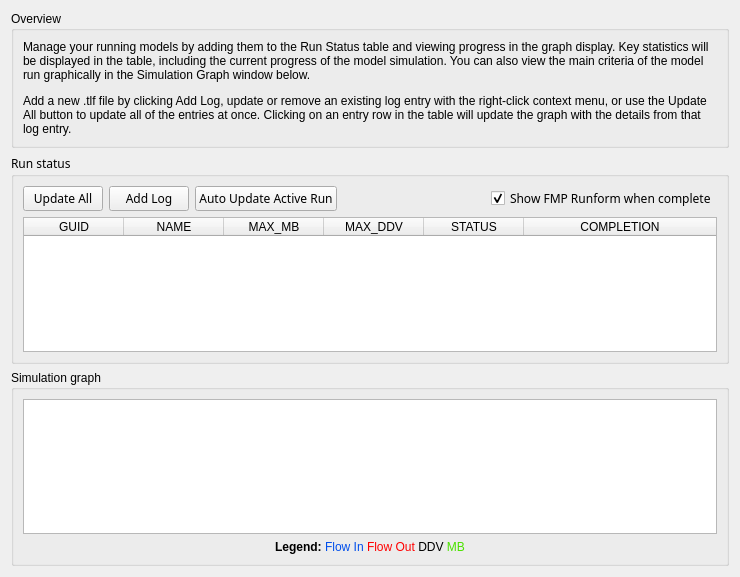
<?xml version="1.0" encoding="UTF-8"?>
<ui version="4.0">
 <class>RunSummaryWidget</class>
 <widget class="QWidget" name="RunSummaryWidget">
  <property name="geometry">
   <rect>
    <x>0</x>
    <y>0</y>
    <width>740</width>
    <height>577</height>
   </rect>
  </property>
  <property name="windowTitle">
   <string>Form</string>
  </property>
  <layout class="QVBoxLayout" name="verticalLayout_2">
   <item>
    <widget class="QGroupBox" name="overviewGroup">
     <property name="font">
      <font>
       <family>Arial</family>
       <pointsize>9</pointsize>
      </font>
     </property>
     <property name="title">
      <string>Overview</string>
     </property>
     <layout class="QVBoxLayout" name="verticalLayout_4">
      <item>
       <widget class="QLabel" name="overviewLabel">
        <property name="text">
         <string>&lt;html&gt;&lt;head/&gt;&lt;body&gt;&lt;p&gt;Manage your running models by adding them to the Run Status table and viewing progress in the graph display. Key statistics will be displayed in the table, including the current progress of the model simulation. You can also view the main criteria of the model run graphically in the Simulation Graph window below.&lt;/p&gt;&lt;p&gt;Add a new .tlf file by clicking Add Log, update or remove an existing log entry with the right-click context menu, or use the Update All button to update all of the entries at once. Clicking on an entry row in the table will update the graph with the details from that log entry.&lt;/p&gt;&lt;/body&gt;&lt;/html&gt;</string>
        </property>
        <property name="wordWrap">
         <bool>true</bool>
        </property>
       </widget>
      </item>
     </layout>
    </widget>
   </item>
   <item>
    <widget class="QGroupBox" name="runStatusGroup">
     <property name="font">
      <font>
       <family>Arial 12</family>
       <pointsize>9</pointsize>
       <weight>50</weight>
       <italic>false</italic>
       <bold>false</bold>
      </font>
     </property>
     <property name="title">
      <string>Run status</string>
     </property>
     <layout class="QVBoxLayout" name="verticalLayout_3">
      <item>
       <layout class="QHBoxLayout" name="horizontalLayout">
        <item>
         <widget class="QPushButton" name="updateAllStatusButton">
          <property name="sizePolicy">
           <sizepolicy hsizetype="Preferred" vsizetype="Preferred">
            <horstretch>0</horstretch>
            <verstretch>0</verstretch>
           </sizepolicy>
          </property>
          <property name="text">
           <string>Update All</string>
          </property>
         </widget>
        </item>
        <item>
         <widget class="QPushButton" name="tlfAddButton">
          <property name="sizePolicy">
           <sizepolicy hsizetype="Preferred" vsizetype="Preferred">
            <horstretch>0</horstretch>
            <verstretch>0</verstretch>
           </sizepolicy>
          </property>
          <property name="text">
           <string>Add Log</string>
          </property>
         </widget>
        </item>
        <item>
         <widget class="QPushButton" name="autoUpdateButton">
          <property name="sizePolicy">
           <sizepolicy hsizetype="Preferred" vsizetype="Preferred">
            <horstretch>0</horstretch>
            <verstretch>0</verstretch>
           </sizepolicy>
          </property>
          <property name="text">
           <string>Auto Update Active Run</string>
          </property>
         </widget>
        </item>
        <item>
         <spacer name="horizontalSpacer_2">
          <property name="orientation">
           <enum>Qt::Horizontal</enum>
          </property>
          <property name="sizeHint" stdset="0">
           <size>
            <width>40</width>
            <height>20</height>
           </size>
          </property>
         </spacer>
        </item>
        <item>
         <widget class="QCheckBox" name="showFmpRunCbox">
          <property name="sizePolicy">
           <sizepolicy hsizetype="Preferred" vsizetype="Preferred">
            <horstretch>0</horstretch>
            <verstretch>0</verstretch>
           </sizepolicy>
          </property>
          <property name="text">
           <string>Show FMP Runform when complete</string>
          </property>
          <property name="checked">
           <bool>true</bool>
          </property>
         </widget>
        </item>
       </layout>
      </item>
      <item>
       <widget class="QTableWidget" name="runStatusTable">
        <property name="sizePolicy">
         <sizepolicy hsizetype="Expanding" vsizetype="Preferred">
          <horstretch>0</horstretch>
          <verstretch>0</verstretch>
         </sizepolicy>
        </property>
        <attribute name="horizontalHeaderCascadingSectionResizes">
         <bool>true</bool>
        </attribute>
        <attribute name="horizontalHeaderDefaultSectionSize">
         <number>100</number>
        </attribute>
        <attribute name="horizontalHeaderMinimumSectionSize">
         <number>50</number>
        </attribute>
        <attribute name="horizontalHeaderStretchLastSection">
         <bool>true</bool>
        </attribute>
        <attribute name="verticalHeaderDefaultSectionSize">
         <number>20</number>
        </attribute>
        <attribute name="verticalHeaderMinimumSectionSize">
         <number>20</number>
        </attribute>
        <column>
         <property name="text">
          <string>GUID</string>
         </property>
         <property name="font">
          <font>
           <family>Arial</family>
          </font>
         </property>
         <property name="textAlignment">
          <set>AlignHCenter|AlignVCenter|AlignCenter</set>
         </property>
        </column>
        <column>
         <property name="text">
          <string>NAME</string>
         </property>
         <property name="font">
          <font>
           <family>Arial</family>
          </font>
         </property>
         <property name="textAlignment">
          <set>AlignHCenter|AlignVCenter|AlignCenter</set>
         </property>
        </column>
        <column>
         <property name="text">
          <string>MAX_MB</string>
         </property>
         <property name="font">
          <font>
           <family>Arial</family>
          </font>
         </property>
         <property name="textAlignment">
          <set>AlignHCenter|AlignVCenter|AlignCenter</set>
         </property>
        </column>
        <column>
         <property name="text">
          <string>MAX_DDV</string>
         </property>
         <property name="font">
          <font>
           <family>Arial</family>
          </font>
         </property>
         <property name="textAlignment">
          <set>AlignHCenter|AlignVCenter|AlignCenter</set>
         </property>
        </column>
        <column>
         <property name="text">
          <string>STATUS</string>
         </property>
         <property name="font">
          <font>
           <family>Arial</family>
          </font>
         </property>
         <property name="textAlignment">
          <set>AlignHCenter|AlignVCenter|AlignCenter</set>
         </property>
        </column>
        <column>
         <property name="text">
          <string>COMPLETION</string>
         </property>
         <property name="font">
          <font>
           <family>Arial</family>
          </font>
         </property>
         <property name="textAlignment">
          <set>AlignHCenter|AlignVCenter|AlignCenter</set>
         </property>
        </column>
       </widget>
      </item>
     </layout>
    </widget>
   </item>
   <item>
    <layout class="QHBoxLayout" name="graphLayoutH">
     <item>
      <widget class="QGroupBox" name="simGraphGroup">
       <property name="sizePolicy">
        <sizepolicy hsizetype="Preferred" vsizetype="Expanding">
         <horstretch>0</horstretch>
         <verstretch>0</verstretch>
        </sizepolicy>
       </property>
       <property name="font">
        <font>
         <family>Arial</family>
         <pointsize>9</pointsize>
        </font>
       </property>
       <property name="title">
        <string>Simulation graph</string>
       </property>
       <property name="flat">
        <bool>false</bool>
       </property>
       <layout class="QVBoxLayout" name="verticalLayout">
        <item>
         <widget class="PlotWidget" name="simGraphGraphics"/>
        </item>
        <item>
         <widget class="QLabel" name="legendLabel">
          <property name="text">
           <string>&lt;html&gt;&lt;head/&gt;&lt;body&gt;&lt;p&gt;&lt;span style=&quot; font-weight:600; color:#000000;&quot;&gt;Legend:&lt;/span&gt;&lt;span style=&quot; color:#004eeb;&quot;&gt;   Flow In&lt;/span&gt;&lt;span style=&quot; color:#ff0000;&quot;&gt;   Flow Out  &lt;/span&gt; DDV   &lt;span style=&quot; color:#4be100;&quot;&gt;MB&lt;/span&gt;&lt;/p&gt;&lt;/body&gt;&lt;/html&gt;</string>
          </property>
          <property name="alignment">
           <set>Qt::AlignCenter</set>
          </property>
         </widget>
        </item>
       </layout>
      </widget>
     </item>
    </layout>
   </item>
  </layout>
 </widget>
 <customwidgets>
  <customwidget>
   <class>PlotWidget</class>
   <extends>QGraphicsView</extends>
   <header>pyqtgraph.h</header>
  </customwidget>
 </customwidgets>
 <resources/>
 <connections/>
</ui>
